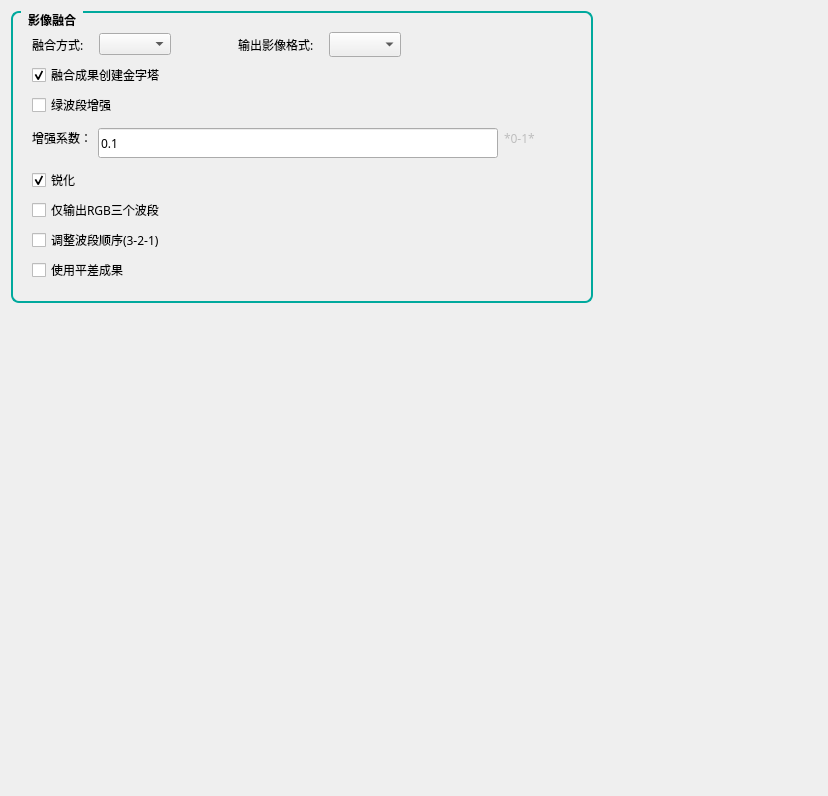
             <widget class="QWidget" name="scrollAreaWidgetContents_22">
              <property name="geometry">
               <rect>
                <x>0</x>
                <y>0</y>
                <width>828</width>
                <height>796</height>
               </rect>
              </property>
              <layout class="QFormLayout" name="formLayout_14">
               <property name="rowWrapPolicy">
                <enum>QFormLayout::WrapAllRows</enum>
               </property>
               <item row="0" column="0">
                <widget class="QGroupBox" name="groupBox_5">
                 <property name="font">
                  <font>
                   <family>Source Han Sans SC Medium</family>
                   <pointsize>9</pointsize>
                   <weight>75</weight>
                   <italic>false</italic>
                   <bold>true</bold>
                  </font>
                 </property>
                 <property name="styleSheet">
                  <string notr="true">/* QGroupBox 圆角边框样式 */
QGroupBox {
    border: 1.5px solid #00a99d;   
    border-radius: 8px;           /* 8像素圆角 */
    margin-top: 1ex;              /* 留出标题空间 */
    padding: 10px;                /* 内边距 */
    font-weight: bold;            /* 标题加粗 */
}
 
/* QGroupBox 标题样式 */
QGroupBox::title {
    subcontrol-origin: margin;
    left: 10px;                   /* 标题左边距 */
    padding: 0 5px;               /* 标题内边距 */
}</string>
                 </property>
                 <property name="title">
                  <string>影像融合</string>
                 </property>
                 <layout class="QFormLayout" name="formLayout_13">
                  <item row="1" column="0">
                   <widget class="QCheckBox" name="checkBox_14">
                    <property name="font">
                     <font>
                      <family>Source Han Sans SC Medium</family>
                      <pointsize>9</pointsize>
                      <weight>50</weight>
                      <italic>false</italic>
                      <bold>false</bold>
                     </font>
                    </property>
                    <property name="text">
                     <string>融合成果创建金字塔</string>
                    </property>
                    <property name="checked">
                     <bool>true</bool>
                    </property>
                   </widget>
                  </item>
                  <item row="2" column="0">
                   <widget class="QCheckBox" name="checkBox_15">
                    <property name="font">
                     <font>
                      <family>Source Han Sans SC Medium</family>
                      <pointsize>9</pointsize>
                      <weight>50</weight>
                      <italic>false</italic>
                      <bold>false</bold>
                     </font>
                    </property>
                    <property name="text">
                     <string>绿波段增强</string>
                    </property>
                   </widget>
                  </item>
                  <item row="3" column="0">
                   <layout class="QHBoxLayout" name="horizontalLayout_31" stretch="0,0,0,0">
                    <property name="bottomMargin">
                     <number>9</number>
                    </property>
                    <item>
                     <widget class="QLabel" name="label_17">
                      <property name="font">
                       <font>
                        <family>Source Han Sans SC Medium</family>
                        <pointsize>9</pointsize>
                        <weight>7</weight>
                        <italic>false</italic>
                        <bold>false</bold>
                       </font>
                      </property>
                      <property name="text">
                       <string>增强系数：</string>
                      </property>
                     </widget>
                    </item>
                    <item>
                     <widget class="QLineEdit" name="lineEdit_14">
                      <property name="sizePolicy">
                       <sizepolicy hsizetype="Preferred" vsizetype="Fixed">
                        <horstretch>0</horstretch>
                        <verstretch>0</verstretch>
                       </sizepolicy>
                      </property>
                      <property name="minimumSize">
                       <size>
                        <width>400</width>
                        <height>30</height>
                       </size>
                      </property>
                      <property name="maximumSize">
                       <size>
                        <width>827</width>
                        <height>19</height>
                       </size>
                      </property>
                      <property name="font">
                       <font>
                        <family>Source Han Sans SC Medium</family>
                        <pointsize>9</pointsize>
                        <weight>7</weight>
                        <italic>false</italic>
                        <bold>false</bold>
                       </font>
                      </property>
                      <property name="text">
                       <string>0.1</string>
                      </property>
                     </widget>
                    </item>
                    <item>
                     <widget class="QLabel" name="label_20">
                      <property name="enabled">
                       <bool>false</bool>
                      </property>
                      <property name="font">
                       <font>
                        <family>Source Han Sans SC Medium</family>
                        <pointsize>9</pointsize>
                        <weight>7</weight>
                        <italic>false</italic>
                        <bold>false</bold>
                       </font>
                      </property>
                      <property name="text">
                       <string>*0-1*</string>
                      </property>
                     </widget>
                    </item>
                    <item>
                     <spacer name="horizontalSpacer_42">
                      <property name="orientation">
                       <enum>Qt::Horizontal</enum>
                      </property>
                      <property name="sizeHint" stdset="0">
                       <size>
                        <width>37</width>
                        <height>13</height>
                       </size>
                      </property>
                     </spacer>
                    </item>
                   </layout>
                  </item>
                  <item row="5" column="0">
                   <widget class="QCheckBox" name="checkBox_17">
                    <property name="font">
                     <font>
                      <family>Source Han Sans SC Medium</family>
                      <pointsize>9</pointsize>
                      <weight>50</weight>
                      <italic>false</italic>
                      <bold>false</bold>
                     </font>
                    </property>
                    <property name="text">
                     <string>仅输出RGB三个波段</string>
                    </property>
                   </widget>
                  </item>
                  <item row="6" column="0">
                   <widget class="QCheckBox" name="checkBox_18">
                    <property name="font">
                     <font>
                      <family>Source Han Sans SC Medium</family>
                      <pointsize>9</pointsize>
                      <weight>50</weight>
                      <italic>false</italic>
                      <bold>false</bold>
                     </font>
                    </property>
                    <property name="text">
                     <string>调整波段顺序(3-2-1)</string>
                    </property>
                   </widget>
                  </item>
                  <item row="7" column="0">
                   <widget class="QCheckBox" name="checkBox_19">
                    <property name="font">
                     <font>
                      <family>Source Han Sans SC Medium</family>
                      <pointsize>9</pointsize>
                      <weight>50</weight>
                      <italic>false</italic>
                      <bold>false</bold>
                     </font>
                    </property>
                    <property name="text">
                     <string>使用平差成果</string>
                    </property>
                   </widget>
                  </item>
                  <item row="4" column="0">
                   <widget class="QCheckBox" name="checkBox_16">
                    <property name="font">
                     <font>
                      <family>Source Han Sans SC Medium</family>
                      <pointsize>9</pointsize>
                      <weight>50</weight>
                      <italic>false</italic>
                      <bold>false</bold>
                     </font>
                    </property>
                    <property name="text">
                     <string>锐化</string>
                    </property>
                    <property name="checked">
                     <bool>true</bool>
                    </property>
                   </widget>
                  </item>
                  <item row="0" column="0">
                   <layout class="QHBoxLayout" name="horizontalLayout_32" stretch="1,1">
                    <property name="spacing">
                     <number>15</number>
                    </property>
                    <item>
                     <layout class="QHBoxLayout" name="horizontalLayout_29" stretch="0,0,0">
                      <property name="sizeConstraint">
                       <enum>QLayout::SetDefaultConstraint</enum>
                      </property>
                      <property name="rightMargin">
                       <number>0</number>
                      </property>
                      <item>
                       <widget class="QLabel" name="imageFusion_fusionWayLabel">
                        <property name="font">
                         <font>
                          <family>Source Han Sans SC Medium</family>
                          <pointsize>9</pointsize>
                          <weight>7</weight>
                          <italic>false</italic>
                          <bold>false</bold>
                         </font>
                        </property>
                        <property name="text">
                         <string>融合方式:</string>
                        </property>
                       </widget>
                      </item>
                      <item>
                       <widget class="QComboBox" name="imageFusion_fusionWayBox"/>
                      </item>
                      <item>
                       <spacer name="horizontalSpacer_40">
                        <property name="orientation">
                         <enum>Qt::Horizontal</enum>
                        </property>
                        <property name="sizeHint" stdset="0">
                         <size>
                          <width>40</width>
                          <height>20</height>
                         </size>
                        </property>
                       </spacer>
                      </item>
                     </layout>
                    </item>
                    <item>
                     <layout class="QHBoxLayout" name="horizontalLayout_30">
                      <item>
                       <widget class="QLabel" name="imageFusion_outImageFormatLabel">
                        <property name="font">
                         <font>
                          <family>Source Han Sans SC Medium</family>
                          <pointsize>9</pointsize>
                          <weight>7</weight>
                          <italic>false</italic>
                          <bold>false</bold>
                         </font>
                        </property>
                        <property name="text">
                         <string>输出影像格式:</string>
                        </property>
                       </widget>
                      </item>
                      <item>
                       <widget class="QComboBox" name="imageFusion_outImageFormatBox">
                        <property name="font">
                         <font>
                          <family>Source Han Sans SC Medium</family>
                          <pointsize>9</pointsize>
                          <weight>7</weight>
                          <italic>false</italic>
                          <bold>false</bold>
                         </font>
                        </property>
                       </widget>
                      </item>
                      <item>
                       <spacer name="horizontalSpacer_41">
                        <property name="orientation">
                         <enum>Qt::Horizontal</enum>
                        </property>
                        <property name="sizeHint" stdset="0">
                         <size>
                          <width>40</width>
                          <height>20</height>
                         </size>
                        </property>
                       </spacer>
                      </item>
                     </layout>
                    </item>
                   </layout>
                  </item>
                 </layout>
                </widget>
               </item>
              </layout>
             </widget>
